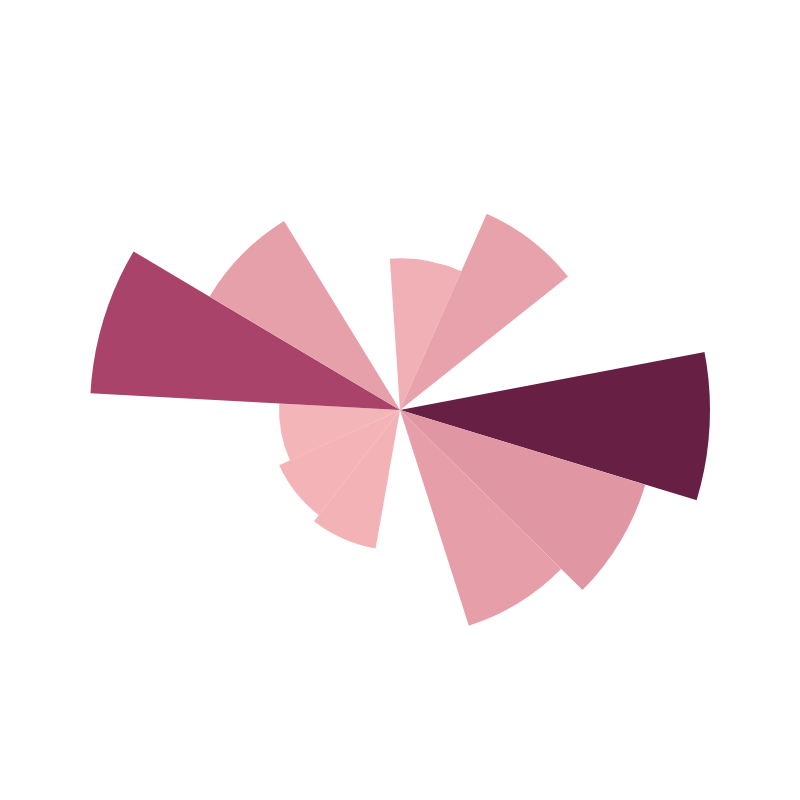

Notebook code cell kept with this figure:
### Markdown cell above
For go.Barpolar, wedge area is equal to 0.5 × r² × width_in_radians.
As such we have to create create the apropriate width column. Additionaly, we have to create our own custom color mapping formula to show the values of wedges.

### Code cell
fig = go.Figure(go.Barpolar(
    r=[np.sqrt(max(v, 0)) for v in donut_eco['shortfallOvershoot_pct']],
    width=360/13,
    marker=dict(
        color=donut_eco['shortfallOvershoot_pct'],
        # Intermediate stop at 0.28 to prevent haz. chem. prod.
        # from compressing all other indics into the low-end color.
        # 0.28 was chosen because overshoot of (haz chem prod) * 0.28
        # approximatelly species ext over.(2nd greater over. value)
        colorscale=[[0, '#ffc6c4'], [0.28, '#aa446b'], [1, '#672044']],
        cmin=donut_eco['shortfallOvershoot_pct'].min(),
        cmax=donut_eco['shortfallOvershoot_pct'].max(),
        showscale=False
    ),
    text=donut_eco['indicator'],
    customdata=donut_eco['shortfallOvershoot_pct'],
    hovertemplate='<b>%{text}</b><br>Overshoot: %{customdata:.1f}%<extra></extra>'
))


fig.update_layout(
    template=None,
    width=800,
    height=800,
    polar=dict(
        bgcolor='rgba(0,0,0,0)',
        radialaxis=dict(
            range = [0,20],
            showgrid=False,
            showline=False,
            showticklabels=False,
            ticks=''
        ),
        angularaxis=dict(
            rotation=80,
            direction='clockwise',
            showgrid=False,
            showline=False,
            showticklabels=False,
            ticks=''
        )
    )
)

fig.show()

### Figure 1 — Plotly figure (JSON) as saved in the notebook; plotly's stock layout.template omitted (floating-point values rounded to 4 significant figures)
{"data": [{"customdata": [95.8, 191.5, -5.2, 3214.0, 273.7, 213.4, -28.6, 82.3, 73.5, 60.9, 900.0, 204.5, -61.3], "hovertemplate": "<b>%{text}</b><br>Overshoot: %{customdata:.1f}%<extra></extra>", "marker": {"cmax": 3214.0, "cmin": -61.3, "color": [95.8, 191.5, -5.2, 3214.0, 273.7, 213.4, -28.6, 82.3, 73.5, 60.9, 900.0, 204.5, -61.3], "colorscale": [[0, "#ffc6c4"], [0.28, "#aa446b"], [1, "#672044"]], "showscale": false}, "r": [9.788, 13.84, 0, 56.7, 16.54, 14.61, 0, 9.072, 8.573, 7.804, 30, 14.3, 0], "text": ["CO2 concentration", "Radiative forcing", "Aragonite saturation", "Hazardous chemicals production", "Phosphorus pollution", "Nitrogen pollution", "Aerosol optical depth", "Blue-water flows", "Soil moisture", "Forest area", "Species extinctions", "Human appropriation of energy production", "Stratospheric ozone concentration"], "type": "barpolar", "width": 27.69}], "layout": {"height": 800, "polar": {"angularaxis": {"direction": "clockwise", "rotation": 80, "showgrid": false, "showline": false, "showticklabels": false, "ticks": ""}, "bgcolor": "rgba(0,0,0,0)", "radialaxis": {"range": [0, 20], "showgrid": false, "showline": false, "showticklabels": false, "ticks": ""}}, "width": 800}}
